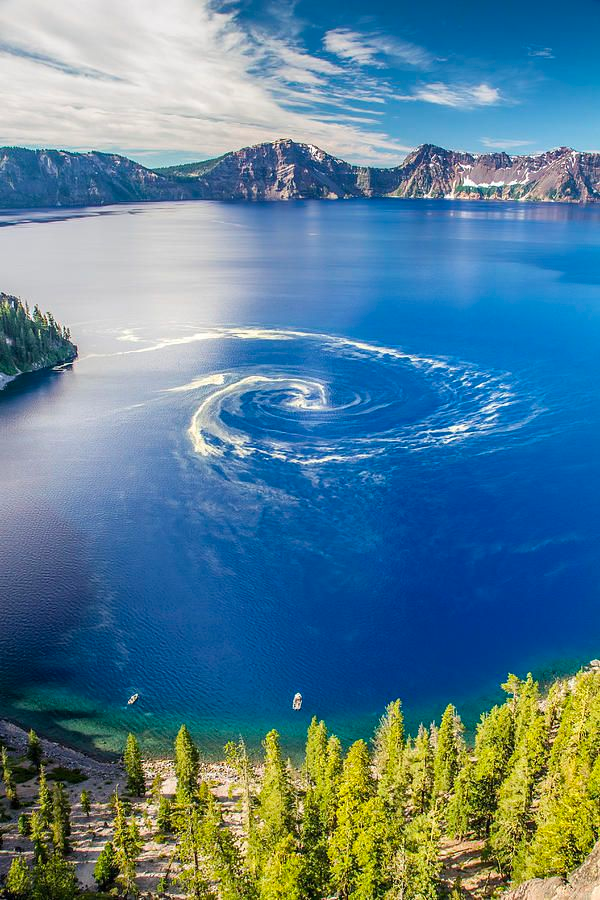
//> input picture 17_thresh/img.png, 600 x 900 px
$ ./17_thresh   (built with g++ and OpenCV 4)
//> lines starting //> are read from the running program, lines starting //| are printed output that depends on the picture
//--------------------------------------【程序说明】-------------------------------------------
//		程序说明：《OpenCV3编程入门》OpenCV3版书本配套示例程序55
//		程序描述：OpenCV基本阈值操作
//		开发测试所用操作系统： Windows 7 64bit
//		开发测试所用IDE版本：Visual Studio 2010
//		开发测试所用OpenCV版本：	3.0 beta
//		2014年11月 Created by @浅墨_毛星云
//		2014年12月 Revised by @浅墨_毛星云
//------------------------------------------------------------------------------------------------


//---------------------------------【头文件、命名空间包含部分】----------------------------
//		描述：包含程序所使用的头文件和命名空间
//------------------------------------------------------------------------------------------------
#include "opencv2/imgproc/imgproc.hpp"
#include "opencv2/highgui/highgui.hpp"
#include <iostream>

using namespace cv;
using namespace std;

//-----------------------------------【宏定义部分】--------------------------------------------
//		描述：定义一些辅助宏
//------------------------------------------------------------------------------------------------
#define WINDOW_NAME "【程序窗口】"        //为窗口标题定义的宏


//-----------------------------------【全局变量声明部分】--------------------------------------
//		描述：全局变量的声明
//-----------------------------------------------------------------------------------------------
int g_nThresholdValue = 100;
int g_nThresholdType = 3;
Mat g_srcImage, g_grayImage, g_dstImage;

//-----------------------------------【全局函数声明部分】--------------------------------------
//		描述：全局函数的声明
//-----------------------------------------------------------------------------------------------
static void ShowHelpText();//输出帮助文字
void on_Threshold(int, void *);//回调函数


//-----------------------------------【main( )函数】--------------------------------------------
//		描述：控制台应用程序的入口函数，我们的程序从这里开始执行
//-----------------------------------------------------------------------------------------------
int main() {
    //【0】改变console字体颜色
    system("color 1F");

    //【0】显示欢迎和帮助文字
    ShowHelpText();

    //【1】读入源图片
    g_srcImage = imread("img.png");
//> g_srcImage is the input picture: 900 rows x 600 cols, CV_8UC3; mean B, G, R 148, 128, 86.7
    if (!g_srcImage.data) {
        printf("读取图片错误，请确定目录下是否有imread函数指定的图片存在~！ \n");
        return -1;
    }
    imshow("原始图", g_srcImage);

    //【2】存留一份原图的灰度图
    cvtColor(g_srcImage, g_grayImage, COLOR_RGB2GRAY);
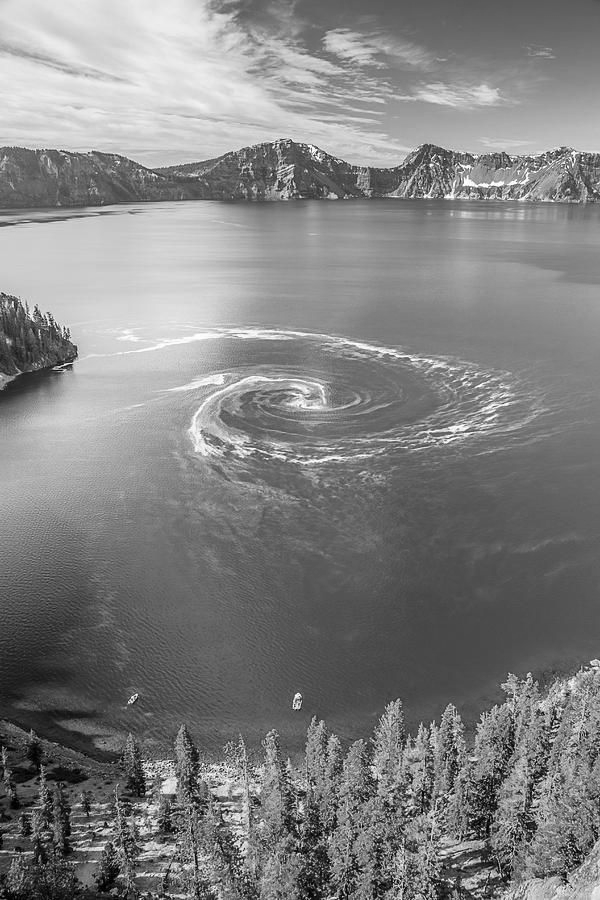
//> g_grayImage: 900 rows x 600 cols, CV_8UC1; min 0, max 255, mean 129.3

    //【3】创建窗口并显示原始图
    namedWindow(WINDOW_NAME, WINDOW_AUTOSIZE);

    //【4】创建滑动条来控制阈值
    createTrackbar("模式",
                   WINDOW_NAME, &g_nThresholdType,
                   4, on_Threshold);

    createTrackbar("参数值",
                   WINDOW_NAME, &g_nThresholdValue,
                   255, on_Threshold);

    //【5】初始化自定义的阈值回调函数
    on_Threshold(0, 0);
//> in on_Threshold, `threshold(g_grayImage, g_dstImage, g_nThresholdValue, 255, g_nThreshol..`:
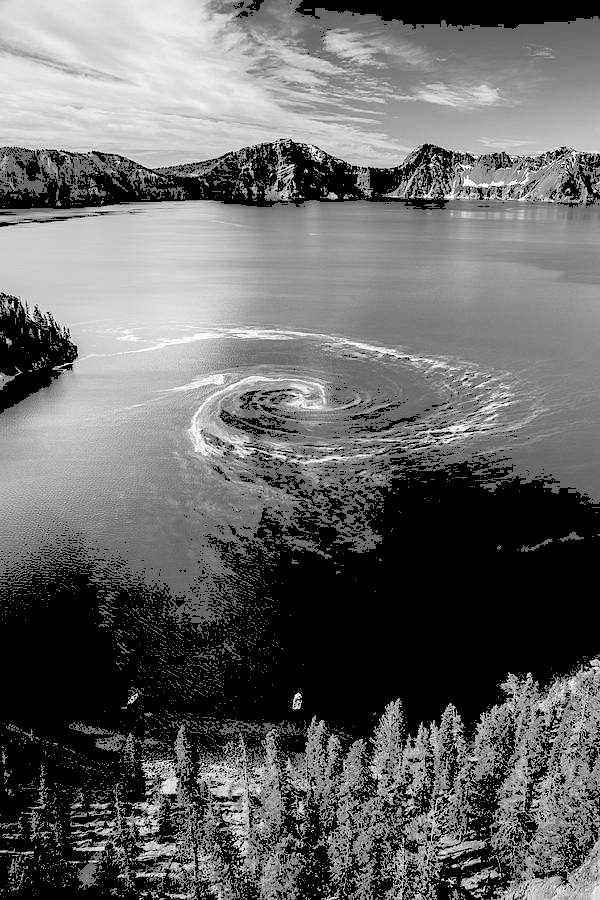
//> g_dstImage: 900 rows x 600 cols, CV_8UC1; min 0, max 255, mean 102.5

    // 【6】轮询等待用户按键，如果ESC键按下则退出程序
    while (1) {
        int key;
        key = waitKey(20);
//> the Esc key is pressed
        if ((char) key == 27) { break; }
    }

}

//-----------------------------------【on_Threshold( )函数】------------------------------------
//		描述：自定义的阈值回调函数
//-----------------------------------------------------------------------------------------------
void on_Threshold(int, void *) {
    //调用阈值函数
    threshold(g_grayImage, g_dstImage, g_nThresholdValue, 255, g_nThresholdType);

    //更新效果图
    imshow(WINDOW_NAME, g_dstImage);
}

//-----------------------------------【ShowHelpText( )函数】----------------------------------
//      描述：输出一些帮助信息
//----------------------------------------------------------------------------------------------
static void ShowHelpText() {
    //输出欢迎信息和OpenCV版本
    printf("\n\n\t\t\t非常感谢购买《OpenCV3编程入门》一书！\n");
    printf("\n\n\t\t\t此为本书OpenCV3版的第55个配套示例程序\n");
    printf("\n\n\t\t\t   当前使用的OpenCV版本为：" CV_VERSION);
    printf("\n\n  ----------------------------------------------------------------------------\n");

    //输出一些帮助信息
    printf("\n\t欢迎来到【基本阈值操作】示例程序~\n\n");
    printf("\n\t按键操作说明: \n\n"
           "\t\t键盘按键【ESC】- 退出程序\n"
           "\t\t滚动条模式0- 二进制阈值\n"
           "\t\t滚动条模式1- 反二进制阈值\n"
           "\t\t滚动条模式2- 截断阈值\n"
           "\t\t滚动条模式3- 反阈值化为0\n"
           "\t\t滚动条模式4- 阈值化为0\n");
}
